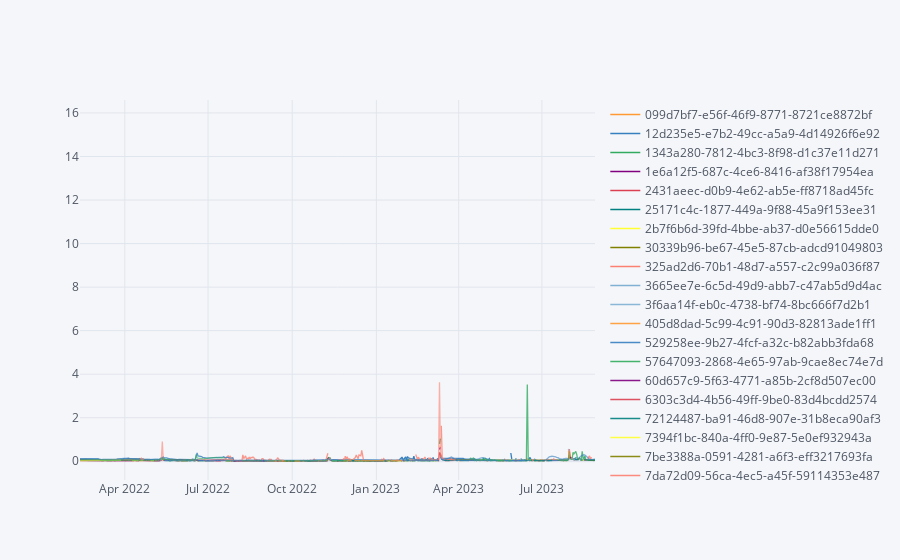

Write notebook code for a chart like this one.
### Markdown cell above
# compute historical pool rank

### Code cell
max_rank = 10
end = datetime.now().replace(tzinfo=timezone.utc)
start = end - timedelta(days = 900)
df = history.fillna(method='ffill')
df = df[(df.index >= start)&(df.index <= end)]
best_only = df[df.rank(axis=1, ascending=False)<max_rank].dropna(how='all', axis=1)
#best_only = best_only.rename(columns=pool_map)
best_only.iplot()

### Figure 1 — Plotly figure (JSON) as saved in the notebook; plotly's stock layout.template omitted (floating-point values rounded to 4 significant figures; data arrays with more than 128 entries replaced by an {"elided": "..."} marker saying what was removed)
{"data": [{"line": {"color": "rgba(255, 153, 51, 1.0)", "dash": "solid", "shape": "linear", "width": 1.3}, "mode": "lines", "name": "099d7bf7-e56f-46f9-8771-8721ce8872bf", "text": "", "type": "scatter", "x": {"elided": "564 str values"}, "y": {"elided": "564 mixed values"}}, {"line": {"color": "rgba(55, 128, 191, 1.0)", "dash": "solid", "shape": "linear", "width": 1.3}, "mode": "lines", "name": "12d235e5-e7b2-49cc-a5a9-4d14926f6e92", "text": "", "type": "scatter", "x": {"elided": "564 str values"}, "y": {"elided": "564 mixed values"}}, {"line": {"color": "rgba(50, 171, 96, 1.0)", "dash": "solid", "shape": "linear", "width": 1.3}, "mode": "lines", "name": "1343a280-7812-4bc3-8f98-d1c37e11d271", "text": "", "type": "scatter", "x": {"elided": "564 str values"}, "y": {"elided": "564 mixed values"}}, {"line": {"color": "rgba(128, 0, 128, 1.0)", "dash": "solid", "shape": "linear", "width": 1.3}, "mode": "lines", "name": "1e6a12f5-687c-4ce6-8416-af38f17954ea", "text": "", "type": "scatter", "x": {"elided": "564 str values"}, "y": {"elided": "564 mixed values"}}, {"line": {"color": "rgba(219, 64, 82, 1.0)", "dash": "solid", "shape": "linear", "width": 1.3}, "mode": "lines", "name": "2431aeec-d0b9-4e62-ab5e-ff8718ad45fc", "text": "", "type": "scatter", "x": {"elided": "564 str values"}, "y": {"elided": "564 mixed values"}}, {"line": {"color": "rgba(0, 128, 128, 1.0)", "dash": "solid", "shape": "linear", "width": 1.3}, "mode": "lines", "name": "25171c4c-1877-449a-9f88-45a9f153ee31", "text": "", "type": "scatter", "x": {"elided": "564 str values"}, "y": {"elided": "564 mixed values"}}, {"line": {"color": "rgba(255, 255, 51, 1.0)", "dash": "solid", "shape": "linear", "width": 1.3}, "mode": "lines", "name": "2b7f6b6d-39fd-4bbe-ab37-d0e56615dde0", "text": "", "type": "scatter", "x": {"elided": "564 str values"}, "y": {"elided": "564 mixed values"}}, {"line": {"color": "rgba(128, 128, 0, 1.0)", "dash": "solid", "shape": "linear", "width": 1.3}, "mode": "lines", "name": "30339b96-be67-45e5-87cb-adcd91049803", "text": "", "type": "scatter", "x": {"elided": "564 str values"}, "y": {"elided": "564 mixed values"}}, {"line": {"color": "rgba(251, 128, 114, 1.0)", "dash": "solid", "shape": "linear", "width": 1.3}, "mode": "lines", "name": "325ad2d6-70b1-48d7-a557-c2c99a036f87", "text": "", "type": "scatter", "x": {"elided": "564 str values"}, "y": {"elided": "564 mixed values"}}, {"line": {"color": "rgba(128, 177, 211, 1.0)", "dash": "solid", "shape": "linear", "width": 1.3}, "mode": "lines", "name": "3665ee7e-6c5d-49d9-abb7-c47ab5d9d4ac", "text": "", "type": "scatter", "x": {"elided": "564 str values"}, "y": {"elided": "564 mixed values"}}, {"line": {"color": "rgba(128, 177, 211, 0.8999999999999999)", "dash": "solid", "shape": "linear", "width": 1.3}, "mode": "lines", "name": "3f6aa14f-eb0c-4738-bf74-8bc666f7d2b1", "text": "", "type": "scatter", "x": {"elided": "564 str values"}, "y": {"elided": "564 mixed values"}}, {"line": {"color": "rgba(255, 153, 51, 0.8999999999999999)", "dash": "solid", "shape": "linear", "width": 1.3}, "mode": "lines", "name": "405d8dad-5c99-4c91-90d3-82813ade1ff1", "text": "", "type": "scatter", "x": {"elided": "564 str values"}, "y": {"elided": "564 mixed values"}}, {"line": {"color": "rgba(55, 128, 191, 0.8999999999999999)", "dash": "solid", "shape": "linear", "width": 1.3}, "mode": "lines", "name": "529258ee-9b27-4fcf-a32c-b82abb3fda68", "text": "", "type": "scatter", "x": {"elided": "564 str values"}, "y": {"elided": "564 mixed values"}}, {"line": {"color": "rgba(50, 171, 96, 0.8999999999999999)", "dash": "solid", "shape": "linear", "width": 1.3}, "mode": "lines", "name": "57647093-2868-4e65-97ab-9cae8ec74e7d", "text": "", "type": "scatter", "x": {"elided": "564 str values"}, "y": {"elided": "564 mixed values"}}, {"line": {"color": "rgba(128, 0, 128, 0.8999999999999999)", "dash": "solid", "shape": "linear", "width": 1.3}, "mode": "lines", "name": "60d657c9-5f63-4771-a85b-2cf8d507ec00", "text": "", "type": "scatter", "x": {"elided": "564 str values"}, "y": {"elided": "564 mixed values"}}, {"line": {"color": "rgba(219, 64, 82, 0.8999999999999999)", "dash": "solid", "shape": "linear", "width": 1.3}, "mode": "lines", "name": "6303c3d4-4b56-49ff-9be0-83d4bcdd2574", "text": "", "type": "scatter", "x": {"elided": "564 str values"}, "y": {"elided": "564 mixed values"}}, {"line": {"color": "rgba(0, 128, 128, 0.8999999999999999)", "dash": "solid", "shape": "linear", "width": 1.3}, "mode": "lines", "name": "72124487-ba91-46d8-907e-31b8eca90af3", "text": "", "type": "scatter", "x": {"elided": "564 str values"}, "y": {"elided": "564 mixed values"}}, {"line": {"color": "rgba(255, 255, 51, 0.8999999999999999)", "dash": "solid", "shape": "linear", "width": 1.3}, "mode": "lines", "name": "7394f1bc-840a-4ff0-9e87-5e0ef932943a", "text": "", "type": "scatter", "x": {"elided": "564 str values"}, "y": {"elided": "564 mixed values"}}, {"line": {"color": "rgba(128, 128, 0, 0.8999999999999999)", "dash": "solid", "shape": "linear", "width": 1.3}, "mode": "lines", "name": "7be3388a-0591-4281-a6f3-eff3217693fa", "text": "", "type": "scatter", "x": {"elided": "564 str values"}, "y": {"elided": "564 mixed values"}}, {"line": {"color": "rgba(251, 128, 114, 0.8999999999999999)", "dash": "solid", "shape": "linear", "width": 1.3}, "mode": "lines", "name": "7da72d09-56ca-4ec5-a45f-59114353e487", "text": "", "type": "scatter", "x": {"elided": "564 str values"}, "y": {"elided": "564 mixed values"}}, {"line": {"color": "rgba(251, 128, 114, 0.7999999999999998)", "dash": "solid", "shape": "linear", "width": 1.3}, "mode": "lines", "name": "802d35a2-5bae-456f-a2a9-4e1b48e0dec5", "text": "", "type": "scatter", "x": {"elided": "564 str values"}, "y": {"elided": "564 mixed values"}}, {"line": {"color": "rgba(128, 177, 211, 0.7999999999999998)", "dash": "solid", "shape": "linear", "width": 1.3}, "mode": "lines", "name": "836e7def-cb99-46f6-8e22-1056a81e4040", "text": "", "type": "scatter", "x": {"elided": "564 str values"}, "y": {"elided": "564 mixed values"}}, {"line": {"color": "rgba(255, 153, 51, 0.7999999999999998)", "dash": "solid", "shape": "linear", "width": 1.3}, "mode": "lines", "name": "844a8a29-4653-42e6-b675-a6b43fac3678", "text": "", "type": "scatter", "x": {"elided": "564 str values"}, "y": {"elided": "564 mixed values"}}, {"line": {"color": "rgba(55, 128, 191, 0.7999999999999998)", "dash": "solid", "shape": "linear", "width": 1.3}, "mode": "lines", "name": "8a20c472-142c-4442-b724-40f2183c073e", "text": "", "type": "scatter", "x": {"elided": "564 str values"}, "y": {"elided": "564 mixed values"}}, {"line": {"color": "rgba(50, 171, 96, 0.7999999999999998)", "dash": "solid", "shape": "linear", "width": 1.3}, "mode": "lines", "name": "8a922da8-ee3c-44c8-a6c0-68bed39089c2", "text": "", "type": "scatter", "x": {"elided": "564 str values"}, "y": {"elided": "564 mixed values"}}, {"line": {"color": "rgba(128, 0, 128, 0.7999999999999998)", "dash": "solid", "shape": "linear", "width": 1.3}, "mode": "lines", "name": "8d989d6c-99ba-447e-8f3d-3aca98e993fd", "text": "", "type": "scatter", "x": {"elided": "564 str values"}, "y": {"elided": "564 mixed values"}}, {"line": {"color": "rgba(219, 64, 82, 0.7999999999999998)", "dash": "solid", "shape": "linear", "width": 1.3}, "mode": "lines", "name": "8ec9e3e2-1eb5-4c47-82de-edcc825ca4cc", "text": "", "type": "scatter", "x": {"elided": "564 str values"}, "y": {"elided": "564 mixed values"}}, {"line": {"color": "rgba(0, 128, 128, 0.7999999999999998)", "dash": "solid", "shape": "linear", "width": 1.3}, "mode": "lines", "name": "926767b8-86be-4f19-938b-f91f1b74ca89", "text": "", "type": "scatter", "x": {"elided": "564 str values"}, "y": {"elided": "564 mixed values"}}, {"line": {"color": "rgba(255, 255, 51, 0.7999999999999998)", "dash": "solid", "shape": "linear", "width": 1.3}, "mode": "lines", "name": "94c6fd56-9837-4202-9ece-db02a9ac1171", "text": "", "type": "scatter", "x": {"elided": "564 str values"}, "y": {"elided": "564 mixed values"}}, {"line": {"color": "rgba(128, 128, 0, 0.7999999999999998)", "dash": "solid", "shape": "linear", "width": 1.3}, "mode": "lines", "name": "a2fdac50-fe79-4d7a-944d-90b2720520bd", "text": "", "type": "scatter", "x": {"elided": "564 str values"}, "y": {"elided": "564 mixed values"}}, {"line": {"color": "rgba(128, 128, 0, 0.7)", "dash": "solid", "shape": "linear", "width": 1.3}, "mode": "lines", "name": "a349fea4-d780-4e16-973e-70ca9b606db2", "text": "", "type": "scatter", "x": {"elided": "564 str values"}, "y": {"elided": "564 mixed values"}}, {"line": {"color": "rgba(251, 128, 114, 0.7)", "dash": "solid", "shape": "linear", "width": 1.3}, "mode": "lines", "name": "a86ee795-54d9-4812-9148-b312967cefe5", "text": "", "type": "scatter", "x": {"elided": "564 str values"}, "y": {"elided": "564 mixed values"}}, {"line": {"color": "rgba(128, 177, 211, 0.7)", "dash": "solid", "shape": "linear", "width": 1.3}, "mode": "lines", "name": "aa70268e-4b52-42bf-a116-608b370f9501", "text": "", "type": "scatter", "x": {"elided": "564 str values"}, "y": {"elided": "564 mixed values"}}, {"line": {"color": "rgba(255, 153, 51, 0.7)", "dash": "solid", "shape": "linear", "width": 1.3}, "mode": "lines", "name": "ab8a1d61-fd57-4ebf-b926-7c9da9028f0f", "text": "", "type": "scatter", "x": {"elided": "564 str values"}, "y": {"elided": "564 mixed values"}}, {"line": {"color": "rgba(55, 128, 191, 0.7)", "dash": "solid", "shape": "linear", "width": 1.3}, "mode": "lines", "name": "b61ef013-6391-4cdd-b057-b344ab852088", "text": "", "type": "scatter", "x": {"elided": "564 str values"}, "y": {"elided": "564 mixed values"}}, {"line": {"color": "rgba(50, 171, 96, 0.7)", "dash": "solid", "shape": "linear", "width": 1.3}, "mode": "lines", "name": "b8bcdf8e-96ed-40ca-a7aa-aa048b9874e5", "text": "", "type": "scatter", "x": {"elided": "564 str values"}, "y": {"elided": "564 mixed values"}}, {"line": {"color": "rgba(128, 0, 128, 0.7)", "dash": "solid", "shape": "linear", "width": 1.3}, "mode": "lines", "name": "bd072651-d99c-4154-aeae-51f12109c054", "text": "", "type": "scatter", "x": {"elided": "564 str values"}, "y": {"elided": "564 mixed values"}}, {"line": {"color": "rgba(219, 64, 82, 0.7)", "dash": "solid", "shape": "linear", "width": 1.3}, "mode": "lines", "name": "c24d9138-51aa-48f4-a445-7f33bf7bf5fb", "text": "", "type": "scatter", "x": {"elided": "564 str values"}, "y": {"elided": "564 mixed values"}}, {"line": {"color": "rgba(0, 128, 128, 0.7)", "dash": "solid", "shape": "linear", "width": 1.3}, "mode": "lines", "name": "c8a24fee-ec00-4f38-86c0-9f6daebc4225", "text": "", "type": "scatter", "x": {"elided": "564 str values"}, "y": {"elided": "564 mixed values"}}, {"line": {"color": "rgba(255, 255, 51, 0.7)", "dash": "solid", "shape": "linear", "width": 1.3}, "mode": "lines", "name": "cc110152-36c2-4e10-9c12-c5b4eb662143", "text": "", "type": "scatter", "x": {"elided": "564 str values"}, "y": {"elided": "564 mixed values"}}, {"line": {"color": "rgba(255, 255, 51, 0.5999999999999999)", "dash": "solid", "shape": "linear", "width": 1.3}, "mode": "lines", "name": "cefa9bb8-c230-459a-a855-3b94e96acd8c", "text": "", "type": "scatter", "x": {"elided": "564 str values"}, "y": {"elided": "564 mixed values"}}, {"line": {"color": "rgba(128, 128, 0, 0.5999999999999999)", "dash": "solid", "shape": "linear", "width": 1.3}, "mode": "lines", "name": "d6e3dd14-0495-4aec-b226-ae98215dcd38", "text": "", "type": "scatter", "x": {"elided": "564 str values"}, "y": {"elided": "564 mixed values"}}, {"line": {"color": "rgba(251, 128, 114, 0.5999999999999999)", "dash": "solid", "shape": "linear", "width": 1.3}, "mode": "lines", "name": "e2c09021-0aa8-42b6-a596-5422c2e35399", "text": "", "type": "scatter", "x": {"elided": "564 str values"}, "y": {"elided": "564 mixed values"}}, {"line": {"color": "rgba(128, 177, 211, 0.5999999999999999)", "dash": "solid", "shape": "linear", "width": 1.3}, "mode": "lines", "name": "e3f861c0-c2b9-4b50-b799-a036a3f11da1", "text": "", "type": "scatter", "x": {"elided": "564 str values"}, "y": {"elided": "564 mixed values"}}, {"line": {"color": "rgba(255, 153, 51, 0.5999999999999999)", "dash": "solid", "shape": "linear", "width": 1.3}, "mode": "lines", "name": "f981a304-bb6c-45b8-b0c5-fd2f515ad23a", "text": "", "type": "scatter", "x": {"elided": "564 str values"}, "y": {"elided": "564 mixed values"}}, {"line": {"color": "rgba(55, 128, 191, 0.5999999999999999)", "dash": "solid", "shape": "linear", "width": 1.3}, "mode": "lines", "name": "f9dd23c2-7fe7-46d5-bdbd-4c66b86277b7", "text": "", "type": "scatter", "x": {"elided": "564 str values"}, "y": {"elided": "564 mixed values"}}, {"line": {"color": "rgba(50, 171, 96, 0.5999999999999999)", "dash": "solid", "shape": "linear", "width": 1.3}, "mode": "lines", "name": "fb6676ba-0a45-44c8-86f6-63956956ebe1", "text": "", "type": "scatter", "x": {"elided": "564 str values"}, "y": {"elided": "564 mixed values"}}], "layout": {"legend": {"bgcolor": "#F5F6F9", "font": {"color": "#4D5663"}}, "paper_bgcolor": "#F5F6F9", "plot_bgcolor": "#F5F6F9", "title": {"font": {"color": "#4D5663"}}, "xaxis": {"gridcolor": "#E1E5ED", "showgrid": true, "tickfont": {"color": "#4D5663"}, "title": {"font": {"color": "#4D5663"}, "text": ""}, "zerolinecolor": "#E1E5ED"}, "yaxis": {"gridcolor": "#E1E5ED", "showgrid": true, "tickfont": {"color": "#4D5663"}, "title": {"font": {"color": "#4D5663"}, "text": ""}, "zerolinecolor": "#E1E5ED"}}}
